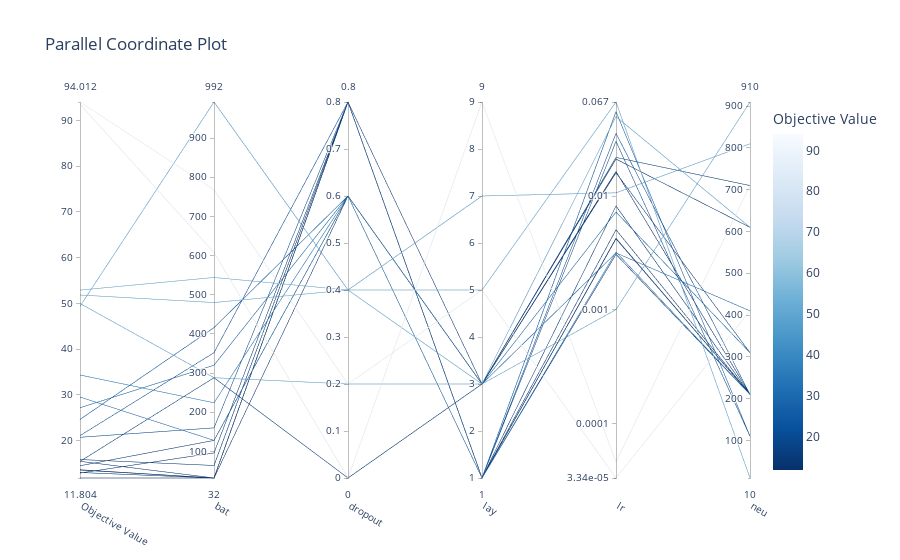
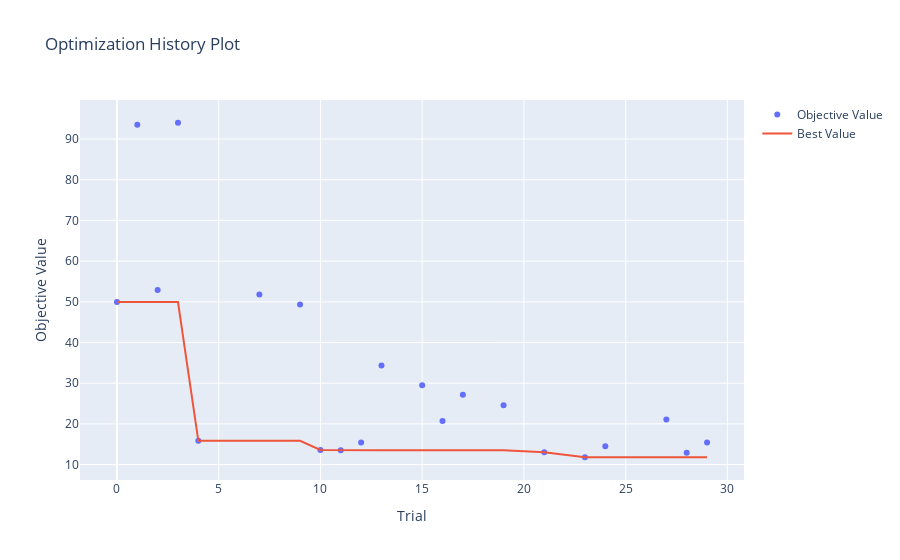
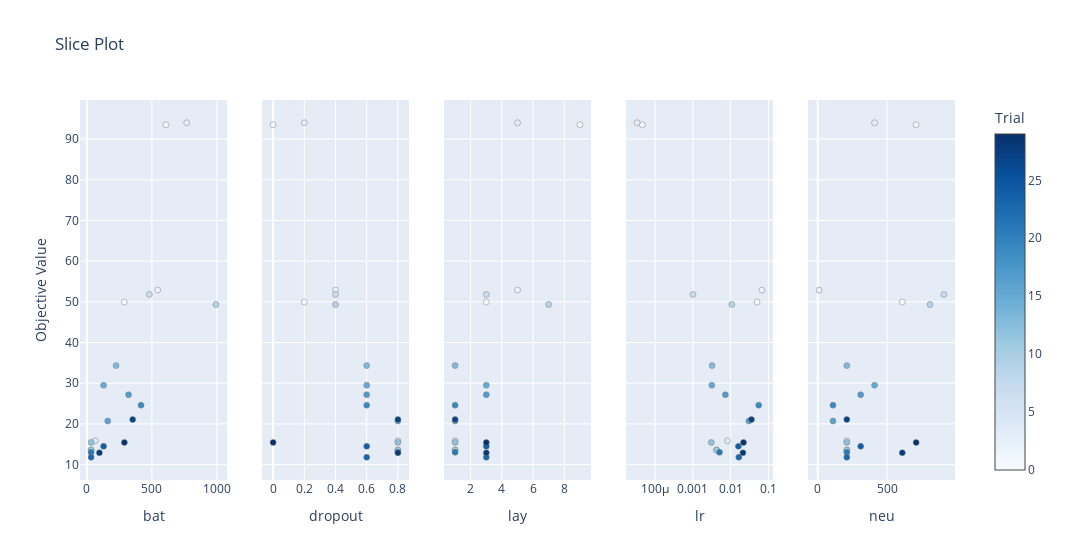
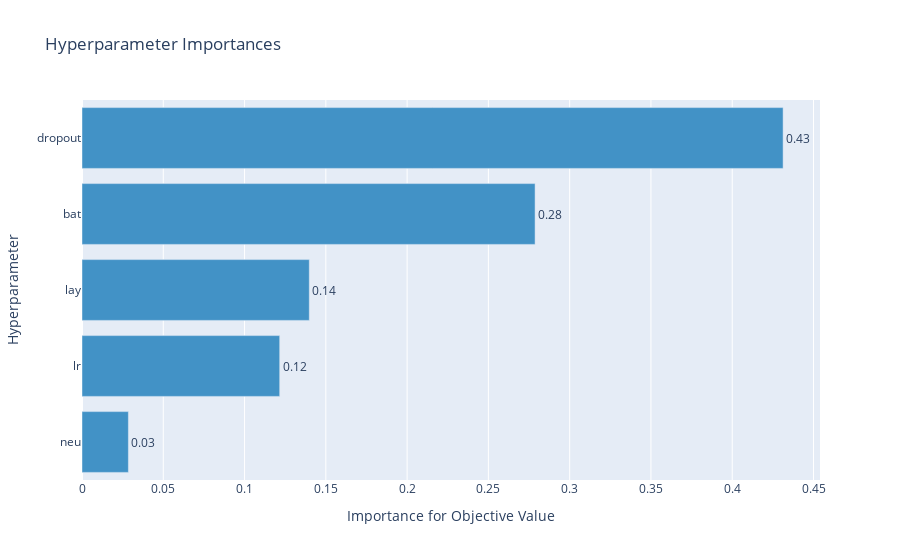

Write notebook code for charts like these, in order.
### Code cell
from IPython.display import display
fig = optuna.visualization.plot_parallel_coordinate(study)
display(fig)
fig = optuna.visualization.plot_optimization_history(study)
display(fig)
fig = optuna.visualization.plot_slice(study)
display(fig)
fig = optuna.visualization.plot_param_importances(study)
display(fig)

### Figure 1 — Plotly figure (JSON) as saved in the notebook; plotly's stock layout.template omitted (floating-point values rounded to 4 significant figures)
{"data": [{"dimensions": [{"label": "Objective Value", "range": [11.8, 94.01], "values": [49.96, 93.51, 52.89, 94.01, 15.84, 51.81, 49.34, 13.61, 13.54, 15.45, 34.32, 29.5, 20.71, 27.17, 24.61, 13.0, 11.8, 14.48, 21.07, 12.89, 15.44]}, {"label": "bat", "range": [32, 992], "values": [288, 608, 544, 768, 64, 480, 992, 32, 32, 32, 224, 128, 160, 320, 416, 32, 32, 128, 352, 96, 288]}, {"label": "dropout", "range": [0, 0.8], "values": [0.2, 0, 0.4, 0.2, 0.8, 0.4, 0.4, 0.8, 0.8, 0.8, 0.6, 0.6, 0.8, 0.6, 0.6, 0.8, 0.6, 0.6, 0.8, 0.8, 0]}, {"label": "lay", "range": [1, 9], "values": [3, 9, 5, 5, 1, 3, 7, 1, 1, 1, 1, 3, 1, 3, 1, 1, 3, 3, 1, 3, 3]}, {"label": "lr", "range": [-4.476, -1.174], "ticktext": ["3.34e-05", "0.0001", "0.001", "0.01", "0.067"], "tickvals": [-4.476, -4, -3, -2, -1.174], "values": [-1.302, -4.335, -1.174, -4.476, -2.087, -2.997, -1.971, -2.371, -2.375, -2.512, -2.492, -2.499, -1.518, -2.14, -1.258, -2.296, -1.784, -1.795, -1.449, -1.675, -1.661]}, {"label": "neu", "range": [10, 910], "values": [610, 710, 10, 410, 210, 910, 810, 210, 210, 210, 210, 410, 110, 310, 110, 210, 210, 310, 210, 610, 710]}], "labelangle": 30, "labelside": "bottom", "line": {"color": [49.96, 93.51, 52.89, 94.01, 15.84, 51.81, 49.34, 13.61, 13.54, 15.45, 34.32, 29.5, 20.71, 27.17, 24.61, 13.0, 11.8, 14.48, 21.07, 12.89, 15.44], "colorbar": {"title": {"text": "Objective Value"}}, "colorscale": [[0, "rgb(247,251,255)"], [0.125, "rgb(222,235,247)"], [0.25, "rgb(198,219,239)"], [0.375, "rgb(158,202,225)"], [0.5, "rgb(107,174,214)"], [0.625, "rgb(66,146,198)"], [0.75, "rgb(33,113,181)"], [0.875, "rgb(8,81,156)"], [1, "rgb(8,48,107)"]], "reversescale": true, "showscale": true}, "type": "parcoords"}], "layout": {"title": {"text": "Parallel Coordinate Plot"}}}

### Figure 2 — Plotly figure (JSON) as saved in the notebook; plotly's stock layout.template omitted (floating-point values rounded to 4 significant figures)
{"data": [{"mode": "markers", "name": "Objective Value", "type": "scatter", "x": [0, 1, 2, 3, 4, 7, 9, 10, 11, 12, 13, 15, 16, 17, 19, 21, 23, 24, 27, 28, 29], "y": [49.96, 93.51, 52.89, 94.01, 15.84, 51.81, 49.34, 13.61, 13.54, 15.45, 34.32, 29.5, 20.71, 27.17, 24.61, 13.0, 11.8, 14.48, 21.07, 12.89, 15.44]}, {"name": "Best Value", "type": "scatter", "x": [0, 1, 2, 3, 4, 7, 9, 10, 11, 12, 13, 15, 16, 17, 19, 21, 23, 24, 27, 28, 29], "y": [49.96, 49.96, 49.96, 49.96, 15.84, 15.84, 15.84, 13.61, 13.54, 13.54, 13.54, 13.54, 13.54, 13.54, 13.54, 13.0, 11.8, 11.8, 11.8, 11.8, 11.8]}], "layout": {"title": {"text": "Optimization History Plot"}, "xaxis": {"title": {"text": "Trial"}}, "yaxis": {"title": {"text": "Objective Value"}}}}

### Figure 3 — Plotly figure (JSON) as saved in the notebook; plotly's stock layout.template omitted (floating-point values rounded to 4 significant figures)
{"data": [{"marker": {"color": [0, 1, 2, 3, 4, 7, 9, 10, 11, 12, 13, 15, 16, 17, 19, 21, 23, 24, 27, 28, 29], "colorbar": {"title": {"text": "Trial"}, "x": 1, "xpad": 40}, "colorscale": [[0, "rgb(247,251,255)"], [0.125, "rgb(222,235,247)"], [0.25, "rgb(198,219,239)"], [0.375, "rgb(158,202,225)"], [0.5, "rgb(107,174,214)"], [0.625, "rgb(66,146,198)"], [0.75, "rgb(33,113,181)"], [0.875, "rgb(8,81,156)"], [1, "rgb(8,48,107)"]], "line": {"color": "Grey", "width": 0.5}, "showscale": true}, "mode": "markers", "showlegend": false, "type": "scatter", "x": [288, 608, 544, 768, 64, 480, 992, 32, 32, 32, 224, 128, 160, 320, 416, 32, 32, 128, 352, 96, 288], "xaxis": "x", "y": [49.96, 93.51, 52.89, 94.01, 15.84, 51.81, 49.34, 13.61, 13.54, 15.45, 34.32, 29.5, 20.71, 27.17, 24.61, 13.0, 11.8, 14.48, 21.07, 12.89, 15.44], "yaxis": "y"}, {"marker": {"color": [0, 1, 2, 3, 4, 7, 9, 10, 11, 12, 13, 15, 16, 17, 19, 21, 23, 24, 27, 28, 29], "colorbar": {"title": {"text": "Trial"}, "x": 1, "xpad": 40}, "colorscale": [[0, "rgb(247,251,255)"], [0.125, "rgb(222,235,247)"], [0.25, "rgb(198,219,239)"], [0.375, "rgb(158,202,225)"], [0.5, "rgb(107,174,214)"], [0.625, "rgb(66,146,198)"], [0.75, "rgb(33,113,181)"], [0.875, "rgb(8,81,156)"], [1, "rgb(8,48,107)"]], "line": {"color": "Grey", "width": 0.5}, "showscale": false}, "mode": "markers", "showlegend": false, "type": "scatter", "x": [0.2, 0, 0.4, 0.2, 0.8, 0.4, 0.4, 0.8, 0.8, 0.8, 0.6, 0.6, 0.8, 0.6, 0.6, 0.8, 0.6, 0.6, 0.8, 0.8, 0], "xaxis": "x2", "y": [49.96, 93.51, 52.89, 94.01, 15.84, 51.81, 49.34, 13.61, 13.54, 15.45, 34.32, 29.5, 20.71, 27.17, 24.61, 13.0, 11.8, 14.48, 21.07, 12.89, 15.44], "yaxis": "y2"}, {"marker": {"color": [0, 1, 2, 3, 4, 7, 9, 10, 11, 12, 13, 15, 16, 17, 19, 21, 23, 24, 27, 28, 29], "colorbar": {"title": {"text": "Trial"}, "x": 1, "xpad": 40}, "colorscale": [[0, "rgb(247,251,255)"], [0.125, "rgb(222,235,247)"], [0.25, "rgb(198,219,239)"], [0.375, "rgb(158,202,225)"], [0.5, "rgb(107,174,214)"], [0.625, "rgb(66,146,198)"], [0.75, "rgb(33,113,181)"], [0.875, "rgb(8,81,156)"], [1, "rgb(8,48,107)"]], "line": {"color": "Grey", "width": 0.5}, "showscale": false}, "mode": "markers", "showlegend": false, "type": "scatter", "x": [3, 9, 5, 5, 1, 3, 7, 1, 1, 1, 1, 3, 1, 3, 1, 1, 3, 3, 1, 3, 3], "xaxis": "x3", "y": [49.96, 93.51, 52.89, 94.01, 15.84, 51.81, 49.34, 13.61, 13.54, 15.45, 34.32, 29.5, 20.71, 27.17, 24.61, 13.0, 11.8, 14.48, 21.07, 12.89, 15.44], "yaxis": "y3"}, {"marker": {"color": [0, 1, 2, 3, 4, 7, 9, 10, 11, 12, 13, 15, 16, 17, 19, 21, 23, 24, 27, 28, 29], "colorbar": {"title": {"text": "Trial"}, "x": 1, "xpad": 40}, "colorscale": [[0, "rgb(247,251,255)"], [0.125, "rgb(222,235,247)"], [0.25, "rgb(198,219,239)"], [0.375, "rgb(158,202,225)"], [0.5, "rgb(107,174,214)"], [0.625, "rgb(66,146,198)"], [0.75, "rgb(33,113,181)"], [0.875, "rgb(8,81,156)"], [1, "rgb(8,48,107)"]], "line": {"color": "Grey", "width": 0.5}, "showscale": false}, "mode": "markers", "showlegend": false, "type": "scatter", "x": [0.04989, 4.62e-05, 0.06703, 3.341e-05, 0.008184, 0.001006, 0.01068, 0.004254, 0.004217, 0.003077, 0.003222, 0.003169, 0.03031, 0.00724, 0.05515, 0.005062, 0.01644, 0.01603, 0.03554, 0.02114, 0.02185], "xaxis": "x4", "y": [49.96, 93.51, 52.89, 94.01, 15.84, 51.81, 49.34, 13.61, 13.54, 15.45, 34.32, 29.5, 20.71, 27.17, 24.61, 13.0, 11.8, 14.48, 21.07, 12.89, 15.44], "yaxis": "y4"}, {"marker": {"color": [0, 1, 2, 3, 4, 7, 9, 10, 11, 12, 13, 15, 16, 17, 19, 21, 23, 24, 27, 28, 29], "colorbar": {"title": {"text": "Trial"}, "x": 1, "xpad": 40}, "colorscale": [[0, "rgb(247,251,255)"], [0.125, "rgb(222,235,247)"], [0.25, "rgb(198,219,239)"], [0.375, "rgb(158,202,225)"], [0.5, "rgb(107,174,214)"], [0.625, "rgb(66,146,198)"], [0.75, "rgb(33,113,181)"], [0.875, "rgb(8,81,156)"], [1, "rgb(8,48,107)"]], "line": {"color": "Grey", "width": 0.5}, "showscale": false}, "mode": "markers", "showlegend": false, "type": "scatter", "x": [610, 710, 10, 410, 210, 910, 810, 210, 210, 210, 210, 410, 110, 310, 110, 210, 210, 310, 210, 610, 710], "xaxis": "x5", "y": [49.96, 93.51, 52.89, 94.01, 15.84, 51.81, 49.34, 13.61, 13.54, 15.45, 34.32, 29.5, 20.71, 27.17, 24.61, 13.0, 11.8, 14.48, 21.07, 12.89, 15.44], "yaxis": "y5"}], "layout": {"title": {"text": "Slice Plot"}, "width": 1500, "xaxis": {"anchor": "y", "domain": [0, 0.168], "title": {"text": "bat"}}, "xaxis2": {"anchor": "y2", "domain": [0.208, 0.376], "title": {"text": "dropout"}}, "xaxis3": {"anchor": "y3", "domain": [0.416, 0.584], "title": {"text": "lay"}}, "xaxis4": {"anchor": "y4", "domain": [0.624, 0.792], "title": {"text": "lr"}, "type": "log"}, "xaxis5": {"anchor": "y5", "domain": [0.832, 1], "title": {"text": "neu"}}, "yaxis": {"anchor": "x", "domain": [0, 1], "title": {"text": "Objective Value"}}, "yaxis2": {"anchor": "x2", "domain": [0, 1], "matches": "y", "showticklabels": false}, "yaxis3": {"anchor": "x3", "domain": [0, 1], "matches": "y", "showticklabels": false}, "yaxis4": {"anchor": "x4", "domain": [0, 1], "matches": "y", "showticklabels": false}, "yaxis5": {"anchor": "x5", "domain": [0, 1], "matches": "y", "showticklabels": false}}}

### Figure 4 — Plotly figure (JSON) as saved in the notebook; plotly's stock layout.template omitted (floating-point values rounded to 4 significant figures)
{"data": [{"cliponaxis": false, "hovertemplate": ["neu (IntDistribution): 0.028535064067390755<extra></extra>", "lr (FloatDistribution): 0.12161732517739714<extra></extra>", "lay (IntDistribution): 0.13982613081558506<extra></extra>", "bat (IntDistribution): 0.27872243662122026<extra></extra>", "dropout (FloatDistribution): 0.4312990433184069<extra></extra>"], "marker": {"color": "rgb(66,146,198)"}, "orientation": "h", "text": ["0.03", "0.12", "0.14", "0.28", "0.43"], "textposition": "outside", "type": "bar", "x": [0.02854, 0.1216, 0.1398, 0.2787, 0.4313], "y": ["neu", "lr", "lay", "bat", "dropout"]}], "layout": {"showlegend": false, "title": {"text": "Hyperparameter Importances"}, "xaxis": {"title": {"text": "Importance for Objective Value"}}, "yaxis": {"title": {"text": "Hyperparameter"}}}}
